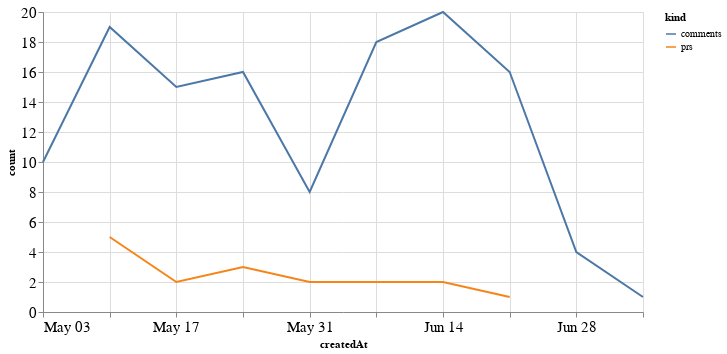

Here is the notebook cell this chart was saved with:
### Code cell
alt.Chart(total_time, width=600).mark_line().encode(
    x='createdAt',
    y='count',
    color='kind'
)

### Figure 1 — Vega-Lite specification as saved in the notebook (floating-point values rounded to 4 significant figures)
{"config": {"axisLeft": {"labelFontSize": 15}, "axisBottom": {"labelFontSize": 15}}, "data": {"name": "data-66c871f66adb164f13fed43e184699af"}, "mark": "line", "encoding": {"color": {"type": "nominal", "field": "kind"}, "x": {"type": "temporal", "field": "createdAt"}, "y": {"type": "quantitative", "field": "count"}}, "width": 600, "$schema": "https://vega.github.io/schema/vega-lite/v4.8.1.json", "datasets": {"data-66c871f66adb164f13fed43e184699af": [{"createdAt": "2020-05-10T00:00:00", "kind": "prs", "count": 5.0}, {"createdAt": "2020-05-17T00:00:00", "kind": "prs", "count": 2.0}, {"createdAt": "2020-05-24T00:00:00", "kind": "prs", "count": 3.0}, {"createdAt": "2020-05-31T00:00:00", "kind": "prs", "count": 2.0}, {"createdAt": "2020-06-07T00:00:00", "kind": "prs", "count": 2.0}, {"createdAt": "2020-06-14T00:00:00", "kind": "prs", "count": 2.0}, {"createdAt": "2020-06-21T00:00:00", "kind": "prs", "count": 1.0}, {"createdAt": "2020-05-03T00:00:00", "kind": "prs", "count": null}, {"createdAt": "2020-06-28T00:00:00", "kind": "prs", "count": null}, {"createdAt": "2020-07-05T00:00:00", "kind": "prs", "count": null}, {"createdAt": "2020-05-10T00:00:00", "kind": "comments", "count": 19.0}, {"createdAt": "2020-05-17T00:00:00", "kind": "comments", "count": 15.0}, {"createdAt": "2020-05-24T00:00:00", "kind": "comments", "count": 16.0}, {"createdAt": "2020-05-31T00:00:00", "kind": "comments", "count": 8.0}, {"createdAt": "2020-06-07T00:00:00", "kind": "comments", "count": 18.0}, {"createdAt": "2020-06-14T00:00:00", "kind": "comments", "count": 20.0}, {"createdAt": "2020-06-21T00:00:00", "kind": "comments", "count": 16.0}, {"createdAt": "2020-05-03T00:00:00", "kind": "comments", "count": 10.0}, {"createdAt": "2020-06-28T00:00:00", "kind": "comments", "count": 4.0}, {"createdAt": "2020-07-05T00:00:00", "kind": "comments", "count": 1.0}]}}
